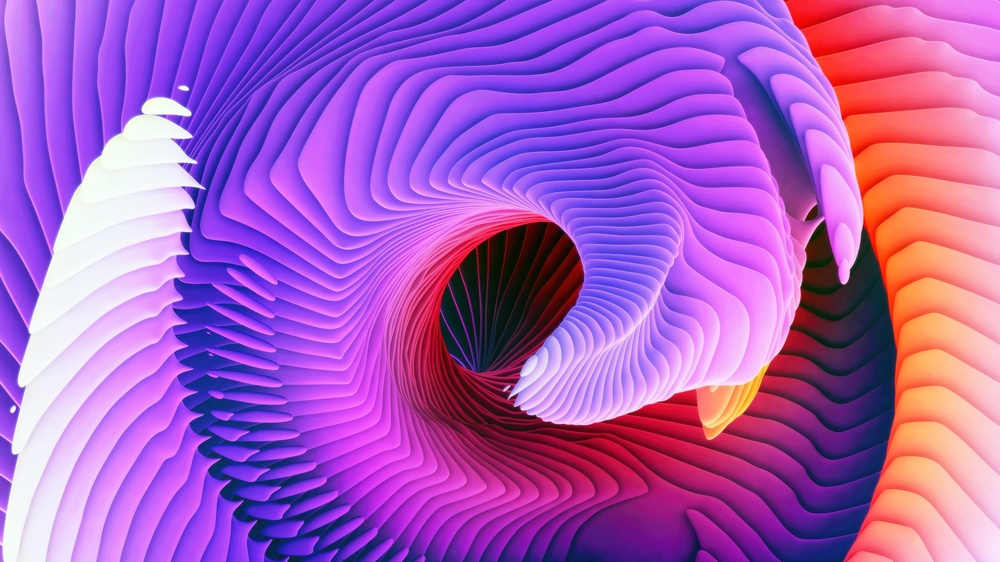
#> input picture Project1/20127530/img.jpg, 1000 x 562 px, shrunk from 1920 x 1080 before the run
$ jupyter execute 20127530.ipynb
#> lines starting #> are read from the running program, lines starting #| are printed output that depends on the picture; long printed decimals are rounded
# Import modules

[cell 1]
import numpy as np
from PIL import Image
import matplotlib.pyplot as plt
from sklearn.cluster import KMeans

# Initialize centroids random or in_pixels

[cell 2]
def kmeans_init_centers(img_1d, k_clusters, init_centroids):
    # if centroid is a random pixels of original image we will pick k_clusters pixels in img_1d
    if init_centroids == 'in_pixels':
        return img_1d[np.random.choice(img_1d.shape[0], k_clusters, replace=False)]
    # if centroid has `c` channels, with `c` is initial random in [0,255]
    # then we will pick k_clusters tuple of img_1d.shape[1] values in range(256)
    if init_centroids == 'random':
        return np.random.choice(256, size = (k_clusters, img_1d.shape[1]), replace=False)

# Calculate Euclidean distance between 2 points

$$ d\left( p,q\right)   = \sqrt {\sum _{i=1}^{n}  \left( q_{i}-p_{i}\right)^2 } $$

[cell 3]
def calEuclideanDistance(pA, pB):
    dist_square = np.sum((pA - pB) ** 2, axis=1)
    return np.sqrt(dist_square)

# Assign labels of cluster indices to which each pixels belong

[cell 4]
def kmeans_assign_labels(img_1d, centroid):
    distances = []
    for c in centroid:
        # Distance between each elements in img_1d vs centroid[i] in Euclidean distance
        distance = calEuclideanDistance(img_1d, c)
        distances.append(distance)
    # convert list to np.ndarray
    distances = np.array(distances)
    # Return the indices of clusters which each pixels with minimum distances to all centroids belong to
    return np.argmin(distances.T, axis = 1)

# Update centroids to get the centroids close to the center of cluster

[cell 5]
def kmeans_update_centers(img_1d, label, k_clusters, num_channels):
    centroids = np.zeros((k_clusters, num_channels))
    for k in range(k_clusters):
        labelOfPoints = label == k
        centroid_k = img_1d[labelOfPoints, :]
        # Take average of all datapoints belong to cluster k
        if len(centroid_k) != 0:
            centroids[k, :] = np.mean(centroid_k, axis = 0)
        else: continue
    return centroids

# Check if the new centroids are close to previous centroids

[cell 6]
def has_converged(centers, new_centers):
    # if we have absolute(centers[i] - new_centers[i]) <= atol(=1) => the difference of two RGBs are less than 1
    # we can approve these both RGBs are the same.
    return np.allclose(centers, new_centers, atol = 1)

# KMeans algorithm which return centroids and labels of each pixels

[cell 7]
def kmeans(img_1d, k_clusters, max_iter, init_centroids='random'):
    # Get 3 dimensions (height, width, num_channels) information of image
    height = img_1d.shape[0]
    width = img_1d.shape[1]
    num_channels = img_1d.shape[2]
    # Because the original image_array have 3 dimensions so we have to reshape it to 2 dimensions
    img_1d = img_1d.reshape(height * width, num_channels)
    # Create k_clusters centroids with init_centroids = 'random' or 'in_pixels'
    centroids = [kmeans_init_centers(img_1d, k_clusters, init_centroids)]
    labels = []
    while max_iter:
        labels.append(kmeans_assign_labels(img_1d, centroids[-1]))
        new_centroids = kmeans_update_centers(img_1d, labels[-1], k_clusters, num_channels)
        if has_converged(centroids[-1], new_centroids): break
        centroids.append(new_centroids)
        max_iter -= 1
    return (centroids, labels)

# Get new image array with new centroids and labels of each pixels

[cell 8]
def get_new_image(img_1d, k_clusters, centroid, label):
    # Get 3 dimensions (height, width, num_channels) information of image
    height = image_array.shape[0]
    width = image_array.shape[1]
    num_channels = image_array.shape[2]
    # Because the original image_array have 3 dimensions so we have to reshape it to 2 dimensions
    img_1d = img_1d.reshape(height * width, num_channels)
    # Initialize new image array with 0 and then adding the cluster index (=centroid[k]) to each pixels
    new_img = np.zeros((img_1d.shape[0], img_1d.shape[1]))
    # Get the new image array with k_clusters centroids assigned to each pixels.
    for k in range(k_clusters):
        new_img[label == k, :] += centroid[k]
    new_img = new_img.reshape(height, width, num_channels)
    return new_img

# Main function

[cell 9]
if __name__ == '__main__':
    image_name = input('Please enter name of image: ')
#> the answer given: img.jpg
    image = Image.open(image_name)
#> image is the input picture: PIL image 1000x562 RGB; mean R, G, B 168.1, 90.7, 189.6
    image_array = np.array(image)
    k_clusters = 7
    max_iter = 1000
    init_centroids = 'in_pixels'
    (centroids, labels) = kmeans(image_array, k_clusters, max_iter, init_centroids)
#> after the loop in kmeans, `while max_iter:`: centroids = 17 items; max_iter = 984
#> centroids = 17 items; labels = 17 items

    print('My new centroids:')
    print(centroids[-1])
#| [[181.527  31.455  85.468]
#|  [215.565 113.415 244.383]
#|  [153.044   71.626 235.478]
#|  [ 47.014  25.189  59.483]
#|  [ 88.129  41.337 183.300]
#|  [250.226 130.821 112.998]
#|  [242.912 208.600 238.283]]
    print('\nMy new labels:')
    print(labels[-1])
#> (printed output is left out)
    new_img = get_new_image(image_array, k_clusters, centroids[-1], labels[-1])
#> in get_new_image, `new_img = new_img.reshape(height, width, num_channels)`:
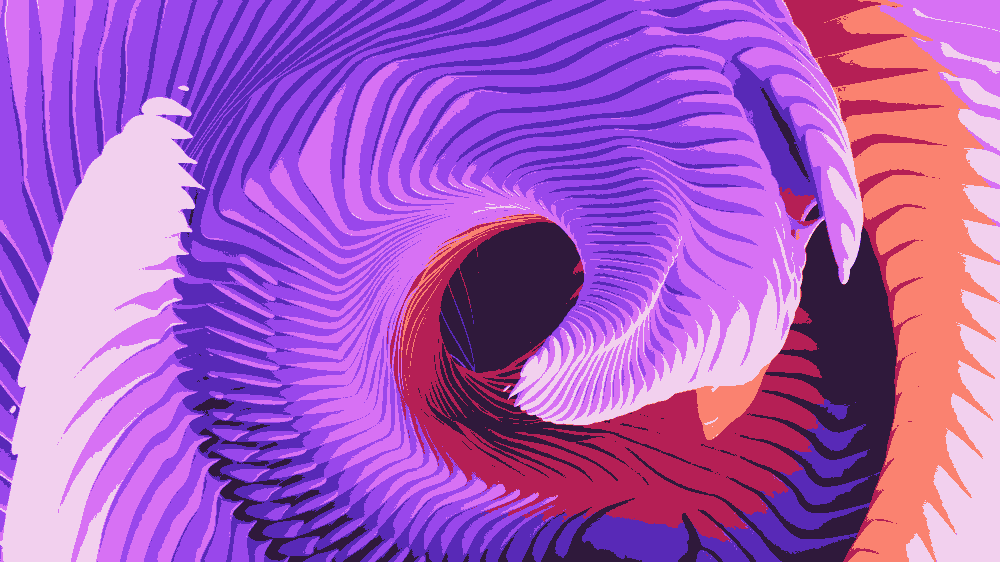
#> new_img: shape (562, 1000, 3) float64; mean of channels 0, 1, 2 168.2, 90.8, 189.7; drawn as R, G, B

    # Use imshow in matplotlib.plot module
    plt.imshow(new_img.astype('uint8'))
    fig1 = plt.gcf()
    plt.show()
    image_name = image_name.split('.')
    export_type = int(input('\nPlease enter image format you want to export (0 for .png, 1 for .pdf): '))
#> the answer given: 1
    if export_type == 0:
        fig1.savefig(image_name[0] + '.png')
    if export_type == 1:
        fig1.savefig(image_name[0] + '.pdf')

    tmp = image_array.copy()
    tmp = tmp.reshape(tmp.shape[0] * tmp.shape[1], tmp.shape[2])
    test_data = KMeans(n_clusters = k_clusters, random_state=0).fit(tmp)
    print('\nSklearn centroid:\n', test_data.cluster_centers_ )
#| Sklearn centroid:
#|  [[189.218  34.817  84.292 ]
#|  [148.587  69.706 234.116]
#|  [212.434 109.991 244.317 ]
#|  [250.432  136.612 119.138]
#|  [ 49.006    24.565  56.016 ]
#|  [ 85.234  39.448  176.629]
#|  [242.531 207.646 239.750]]
    print('\nSklearn labels:\n', test_data.labels_ )
#> (printed output is left out)
    new_img_test = get_new_image(image_array, k_clusters, test_data.cluster_centers_, test_data.labels_)
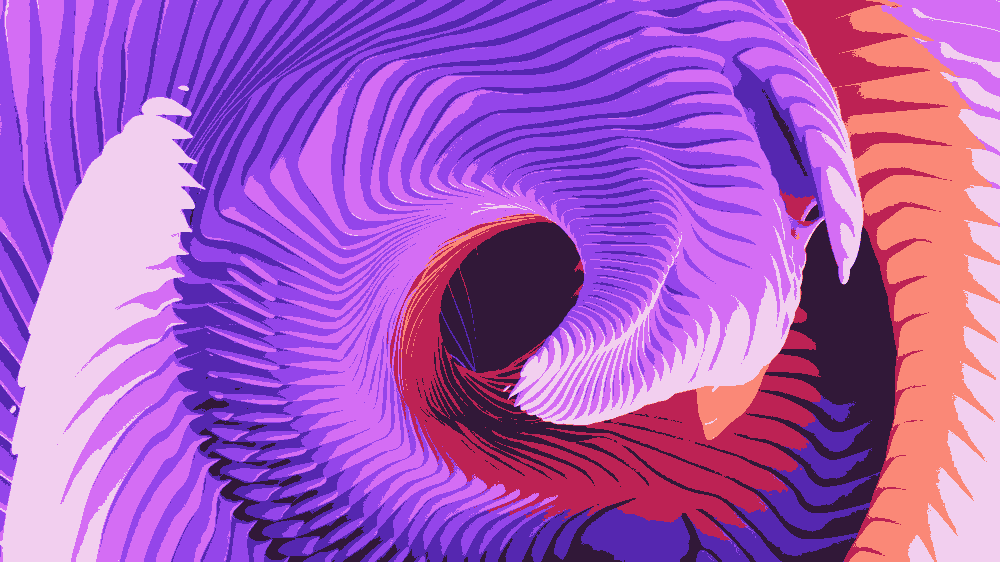
#> new_img_test: shape (562, 1000, 3) float64; mean R, G, B 168, 90.7, 189.6
    plt.imshow(new_img_test.astype('uint8'))
    plt.show()
